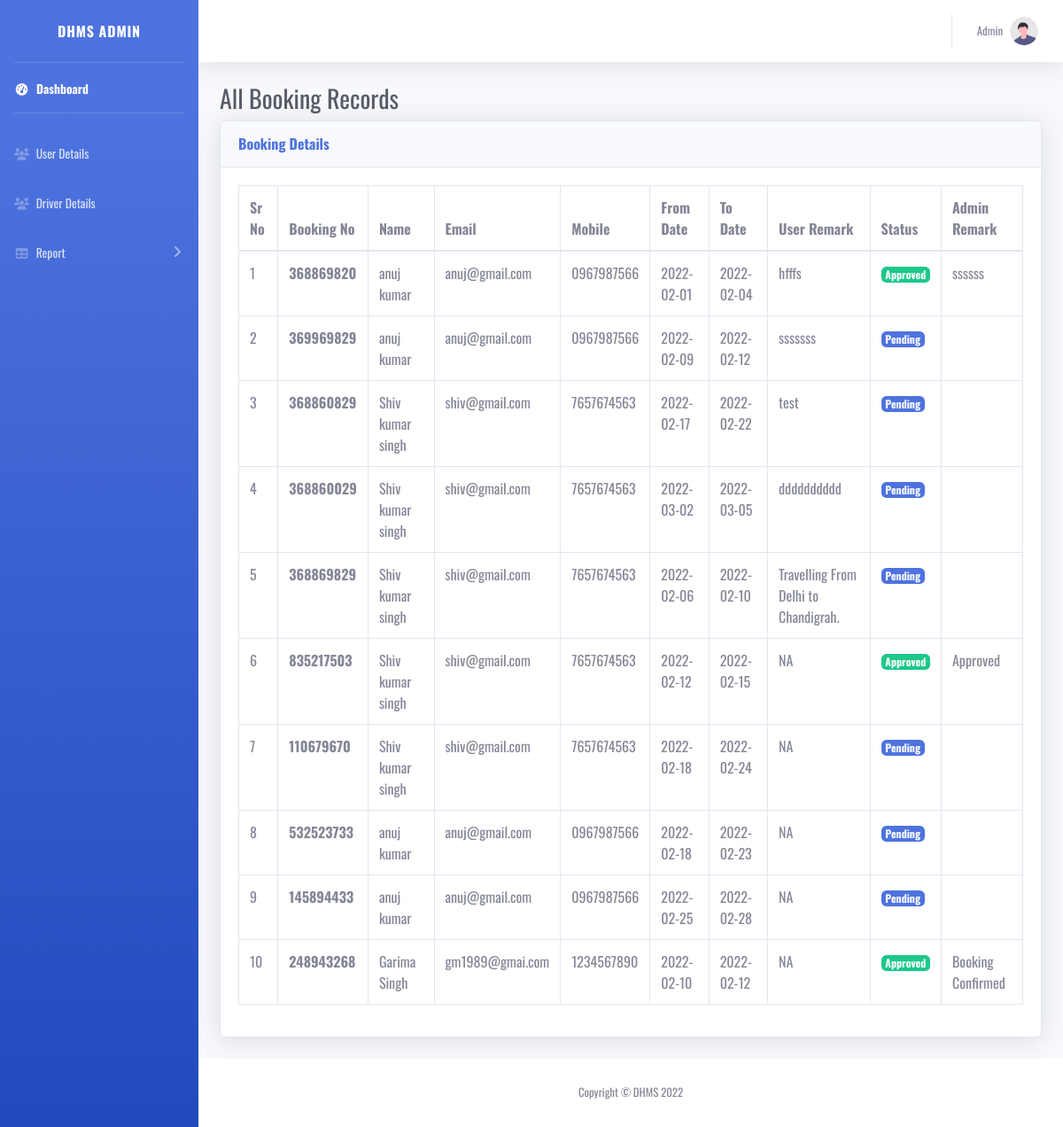
The page /dhms/admin/bookeddetails.php (signed in) on the database its author committed.
### tables this page shows
CREATE TABLE `tbhiredriver` (
  `id` int(11) NOT NULL,
  `bookingNumber` bigint(12) DEFAULT NULL,
  `userid` varchar(45) DEFAULT NULL,
  `driveruserid` varchar(45) DEFAULT NULL,
  `fromdate` date DEFAULT NULL,
  `todate` date DEFAULT NULL,
  `remark` varchar(200) DEFAULT NULL,
  `status` varchar(45) DEFAULT '0',
  `driverremarks` varchar(200) DEFAULT NULL,
  `create_date` timestamp NULL DEFAULT current_timestamp(),
  `lastUpdationDate` timestamp NULL DEFAULT NULL ON UPDATE current_timestamp()
);

CREATE TABLE `tbluser` (
  `id` int(11) NOT NULL,
  `fname` varchar(45) DEFAULT NULL,
  `lname` varchar(45) DEFAULT NULL,
  `email` varchar(45) DEFAULT NULL,
  `mobile` varchar(45) DEFAULT NULL,
  `password` varchar(100) DEFAULT NULL,
  `address` varchar(200) DEFAULT NULL,
  `create_date` timestamp NULL DEFAULT current_timestamp()
);

### dhms/admin/bookeddetails.php (the view, shortened to what this page needs)
<?php
require_once('include/config.php');
if(strlen( $_SESSION["adminid"])==0)
    {
header('location:login.php');
}
else{?>
<!DOCTYPE html>
<html lang="en">
<head>
    <link href="../vendor/fontawesome-free/css/all.min.css" rel="stylesheet" type="text/css">
    <link href="../css/sb-admin-2.min.css" rel="stylesheet">
    <link href="../vendor/datatables/dataTables.bootstrap4.min.css" rel="stylesheet">
</head>
<body id="page-top">
    <div id="wrapper">
       <?php include 'include/sidebar.php';?>
        <div id="content-wrapper" class="d-flex flex-column">
            <div id="content">
               <?php include 'include/header.php';?>
                <div class="container-fluid">
                    <h1 class="h3 mb-2 text-gray-800">All Booking Records</h1>
                    <div class="card shadow mb-4">
                        <div class="card-header py-3">
                            <h6 class="m-0 font-weight-bold text-primary">Booking Details</h6>
                        </div>
                        <div class="card-body">
                            <div class="table-responsive">
                                <table class="table table-bordered" id="dataTable" width="100%" cellspacing="0">
                                    <thead>
                                        <tr>
                                            <th>Sr No</th>
                                            <th>Booking No</th>
                                            <th>Name</th>
                                            <th>Email</th>
                                            <th>Mobile</th>
                                            <th>From Date</th>
                                            <th>To Date</th>
                                            <th>User Remark</th>
                                            <th>Status</th>
                                            <th>Admin Remark</th>
                                        </tr>
                                    </thead>
                      <?php
                    $sql ="SELECT fname,lname,email,mobile,fromdate,todate,status,remark,driverremarks,bookingNumber
                       FROM tbhiredriver
                       join tbluser
                      on tbluser.id=tbhiredriver.userid";
                     $query= $dbh -> prepare($sql);
                    $query->bindParam(':uid',$uid, PDO::PARAM_STR);
                      $query-> execute();
                      $results = $query -> fetchAll(PDO::FETCH_OBJ);
                      $cnt=1;
                      if($query -> rowCount() > 0)
                      {
                      foreach($results as $result)
                      {
                      ?>
                  <tr>
                    <td><?php echo($cnt);?></td>
                      <th><?php echo htmlentities($result->bookingNumber);?></th>
                    <td><?php echo htmlentities($result->fname);?> <?php echo htmlentities($result->lname);?></td>
                    <td><?php echo htmlentities($result->email);?></td>
                    <td><?php echo htmlentities($result->mobile);?></td>
                    <td><?php echo htmlentities($result->fromdate);?></td>
                    <td><?php echo htmlentities($result->todate);?></td>
                    <td><?php echo htmlentities($result->remark);?></td>
                    <td>
                        <?php
                        $statusd=$result->status;
                         if ($statusd=='0') {
                             echo '<span class="badge badge-primary">Pending</span>';
                         }
                         elseif ($statusd=='1') {
                            echo '<span class="badge badge-success">Approved</span>';
                         }
                         elseif ($statusd=='2') {
                             echo '<span class="badge badge-danger">Cancelled</span>';
                         }
                        ?>
                    </td>
                    <td><?php echo htmlentities($result->driverremarks);?></td>
                  </tr>
                  <?php  $cnt=$cnt+1; } } ?>
                                </table>
                            </div>
                        </div>
                    </div>
                </div>
            </div>
            <?php include 'include/footer.php'; ?>
        </div>
    </div>
</body>
</html>
<?php }?>

### dhms/admin/bookeddetails.php (style rules this page uses)
body { font-family: 'Oswald', sans-serif; }

### rows shown on the page
tbhiredriver: bookingNumber "368869820", userid.fname "anuj", userid.lname "kumar", userid.email "anuj@gmail.com", userid.mobile "0967987566", fromdate "2022-02-01", todate "2022-02-04", remark "hfffs", status "Approved", driverremarks "ssssss"
tbhiredriver: bookingNumber "369969829", userid.fname "anuj", userid.lname "kumar", userid.email "anuj@gmail.com", userid.mobile "0967987566", fromdate "2022-02-09", todate "2022-02-12", remark "sssssss", status "Pending"
tbhiredriver: bookingNumber "368860829", userid.fname "Shiv", userid.lname "kumar singh", userid.email "shiv@gmail.com", userid.mobile "7657674563", fromdate "2022-02-17", todate "2022-02-22", remark "test", status "Pending"
tbhiredriver: bookingNumber "368860029", userid.fname "Shiv", userid.lname "kumar singh", userid.email "shiv@gmail.com", userid.mobile "7657674563", fromdate "2022-03-02", todate "2022-03-05", remark "dddddddddd", status "Pending"
tbhiredriver: bookingNumber "368869829", userid.fname "Shiv", userid.lname "kumar singh", userid.email "shiv@gmail.com", userid.mobile "7657674563", fromdate "2022-02-06", todate "2022-02-10", remark "Travelling From Delhi to Chandigrah.", status "Pending"
tbhiredriver: bookingNumber "835217503", userid.fname "Shiv", userid.lname "kumar singh", userid.email "shiv@gmail.com", userid.mobile "7657674563", fromdate "2022-02-12", todate "2022-02-15", remark "NA", status "Approved", driverremarks "Approved"
tbhiredriver: bookingNumber "110679670", userid.fname "Shiv", userid.lname "kumar singh", userid.email "shiv@gmail.com", userid.mobile "7657674563", fromdate "2022-02-18", todate "2022-02-24", remark "NA", status "Pending"
tbhiredriver: bookingNumber "532523733", userid.fname "anuj", userid.lname "kumar", userid.email "anuj@gmail.com", userid.mobile "0967987566", fromdate "2022-02-18", todate "2022-02-23", remark "NA", status "Pending"
tbhiredriver: bookingNumber "145894433", userid.fname "anuj", userid.lname "kumar", userid.email "anuj@gmail.com", userid.mobile "0967987566", fromdate "2022-02-25", todate "2022-02-28", remark "NA", status "Pending"
tbhiredriver: bookingNumber "248943268", userid.fname "Garima", userid.lname "Singh", userid.email "gm1989@gmai.com", userid.mobile "1234567890", fromdate "2022-02-10", todate "2022-02-12", remark "NA", status "Approved", driverremarks "Booking Confirmed"
